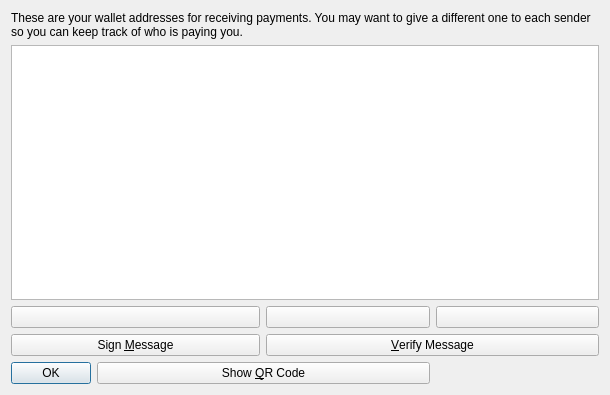
<?xml version="1.0" encoding="UTF-8"?>
<ui version="4.0">
 <class>AddressBookPage</class>
 <widget class="QWidget" name="AddressBookPage">
  <property name="geometry">
   <rect>
    <x>0</x>
    <y>0</y>
    <width>610</width>
    <height>395</height>
   </rect>
  </property>
  <property name="windowTitle">
   <string>Address Book</string>
  </property>
  <layout class="QGridLayout" name="gridLayout">
   <item row="0" column="0" colspan="4">
    <widget class="QLabel" name="labelExplanation">
     <property name="text">
      <string>These are your wallet addresses for receiving payments. You may want to give a different one to each sender so you can keep track of who is paying you.</string>
     </property>
     <property name="textFormat">
      <enum>Qt::PlainText</enum>
     </property>
     <property name="wordWrap">
      <bool>true</bool>
     </property>
    </widget>
   </item>
   <item row="1" column="0" colspan="4">
    <widget class="QTableView" name="tableView">
     <property name="font">
      <font>
       <pointsize>9</pointsize>
      </font>
     </property>
     <property name="contextMenuPolicy">
      <enum>Qt::CustomContextMenu</enum>
     </property>
     <property name="toolTip">
      <string>Double-click to edit address or label</string>
     </property>
     <property name="verticalScrollBarPolicy">
      <enum>Qt::ScrollBarAsNeeded</enum>
     </property>
     <property name="horizontalScrollBarPolicy">
      <enum>Qt::ScrollBarAsNeeded</enum>
     </property>
     <property name="sizeAdjustPolicy">
      <enum>QAbstractScrollArea::AdjustIgnored</enum>
     </property>
     <property name="tabKeyNavigation">
      <bool>false</bool>
     </property>
     <property name="alternatingRowColors">
      <bool>true</bool>
     </property>
     <property name="selectionMode">
      <enum>QAbstractItemView::SingleSelection</enum>
     </property>
     <property name="selectionBehavior">
      <enum>QAbstractItemView::SelectRows</enum>
     </property>
     <property name="sortingEnabled">
      <bool>true</bool>
     </property>
     <attribute name="verticalHeaderVisible">
      <bool>false</bool>
     </attribute>
    </widget>
   </item>
   <item row="2" column="0" colspan="2">
    <widget class="QPushButton" name="newAddressButton">
     <property name="toolTip">
      <string>Create a new address</string>
     </property>
     <property name="text">
      <string/>
     </property>
     <property name="icon">
      <iconset resource="../bitcoin.qrc">
       <normaloff>:/icons/add</normaloff>:/icons/add</iconset>
     </property>
    </widget>
   </item>
   <item row="2" column="2">
    <widget class="QPushButton" name="copyToClipboard">
     <property name="toolTip">
      <string>Copy the currently selected address to the system clipboard</string>
     </property>
     <property name="text">
      <string/>
     </property>
     <property name="icon">
      <iconset resource="../bitcoin.qrc">
       <normaloff>:/icons/editcopy</normaloff>:/icons/editcopy</iconset>
     </property>
    </widget>
   </item>
   <item row="2" column="3">
    <widget class="QPushButton" name="deleteButton">
     <property name="toolTip">
      <string>Delete the currently selected address from the list</string>
     </property>
     <property name="text">
      <string/>
     </property>
     <property name="icon">
      <iconset resource="../bitcoin.qrc">
       <normaloff>:/icons/remove</normaloff>:/icons/remove</iconset>
     </property>
    </widget>
   </item>
   <item row="3" column="0" colspan="2">
    <widget class="QPushButton" name="signMessage">
     <property name="toolTip">
      <string>Sign a message to prove you own a idealgold address</string>
     </property>
     <property name="text">
      <string>Sign &amp;Message</string>
     </property>
     <property name="icon">
      <iconset resource="../bitcoin.qrc">
       <normaloff>:/icons/edit</normaloff>:/icons/edit</iconset>
     </property>
    </widget>
   </item>
   <item row="3" column="2" colspan="2">
    <widget class="QPushButton" name="verifyMessage">
     <property name="toolTip">
      <string>Verify a message to ensure it was signed with a specified idealgold address</string>
     </property>
     <property name="text">
      <string>&amp;Verify Message</string>
     </property>
     <property name="icon">
      <iconset resource="../bitcoin.qrc">
       <normaloff>:/icons/transaction_0</normaloff>:/icons/transaction_0</iconset>
     </property>
    </widget>
   </item>
   <item row="4" column="0">
    <widget class="QDialogButtonBox" name="buttonBox">
     <property name="sizePolicy">
      <sizepolicy hsizetype="Maximum" vsizetype="Fixed">
       <horstretch>0</horstretch>
       <verstretch>0</verstretch>
      </sizepolicy>
     </property>
     <property name="standardButtons">
      <set>QDialogButtonBox::Ok</set>
     </property>
    </widget>
   </item>
   <item row="4" column="1" colspan="2">
    <widget class="QPushButton" name="showQRCode">
     <property name="text">
      <string>Show &amp;QR Code</string>
     </property>
     <property name="icon">
      <iconset resource="../bitcoin.qrc">
       <normaloff>:/icons/qrcode</normaloff>:/icons/qrcode</iconset>
     </property>
    </widget>
   </item>
   <item row="5" column="0" colspan="4">
    <layout class="QHBoxLayout" name="horizontalLayout"/>
   </item>
  </layout>
 </widget>
 <resources>
  <include location="../bitcoin.qrc"/>
 </resources>
 <connections/>
</ui>
